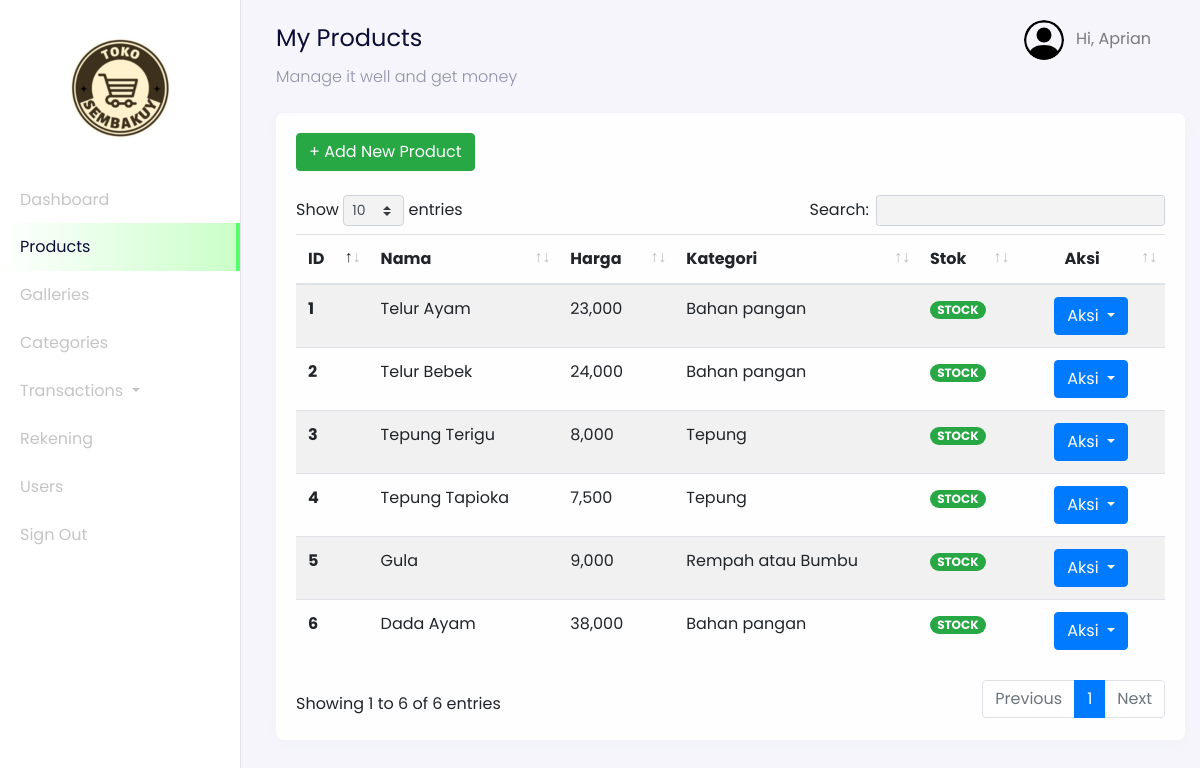
Screenshot of /admin?page=products (signed in) with the database file from the repository.
### tables this page shows
CREATE TABLE `users` (
  `id_user` int(11) NOT NULL,
  `name` varchar(255) NOT NULL,
  `email` varchar(255) NOT NULL,
  `password` varchar(255) NOT NULL,
  `address` text DEFAULT NULL,
  `phone_number` varchar(255) NOT NULL,
  `postal_code` varchar(191) NOT NULL,
  `roles` varchar(255) NOT NULL
);

CREATE TABLE `products` (
  `id_product` int(11) NOT NULL,
  `product_name` varchar(255) NOT NULL,
  `unit` int(11) NOT NULL,
  `price` varchar(255) NOT NULL,
  `descriptions` text NOT NULL,
  `category_id` int(11) NOT NULL,
  `stock` varchar(255) NOT NULL
);

CREATE TABLE `categories` (
  `id` int(11) NOT NULL,
  `category_name` varchar(255) NOT NULL,
  `slug` varchar(255) NOT NULL
);

### config/config.php (called while the page is built, shortened)
<?php
$host = 'localhost';
$user = 'root';
$password = '';
$dbname = 'imk_tugas';
$conn = mysqli_connect($host, $user, $password, $dbname);
function query($query)
{
    global $conn;
    $result = mysqli_query($conn, $query);
    $rows = [];
    while ($row = mysqli_fetch_assoc($result)) {
        $rows[] = $row;
    }
    return $rows;
}
?>

### admin/dashboard-products.php (the view, shortened to what this page needs)
<nav
  class="navbar navbar-expand-lg navbar-light navbar-store fixed-top"
  data-aos="fade-down"
>
  <div class="container-fluid">
    <div class="collpase navbar-collapse" id="navbarResponsive">
      <ul class="navbar-nav d-none d-lg-flex ml-auto">
        <li class="nav-item dropdown">
          <a
            href="#"
            class="nav-link"
            id="navbarDropdown"
            role="button"
            data-toggle="dropdown"
          >
          <img
              src="../assets/images/person-circle.svg"
              alt="profile"
              height="40px"
              class="rounded-circle mr-2 profile-picture"
            />
            <?php
              $id_user = $_SESSION['user'];
              $user = query("SELECT * FROM users WHERE id_user = $id_user")[0];
            ?>
            Hi, <?= $user["name"]; ?>
          </a>
        </li>
      </ul>
    </div>
  </div>
</nav>
<div class="section-content section-dashboard-home" data-aos="fade-up">
  <div class="container-fluid">
    <div class="dashboard-heading">
      <h2 class="dashboard-title">My Products</h2>
      <p class="dashboard-subtitle">Manage it well and get money</p>
    </div>
    <div class="dashboard-content">
      <div class="row mt-4">
        <div class="col-12">
          <div class="card">
            <div class="card-body">
              <div class="row mb-4">
                <div class="col-12">
                <a href="?page=products-create" class="btn btn-success">
                  + Add New Product
                </a>
                </div>
              </div>
              <div class="row">
                <div class="col-12">
                  <div class="table-responsive">
                    <table class="table table-striped table-hover" id="table">
                      <thead>
                        <tr>
                          <th scope="col">ID</th>
                          <th scope="col">Nama</th>
                          <th scope="col">Harga</th>
                          <th scope="col">Kategori</th>
                          <th scope="col">Stok</th>
                          <th scope="col" class="text-center">Aksi</th>
                        </tr>
                      </thead>
                      <tbody>
                        <?php
                          $no = 1;
                          $query = "SELECT * FROM products INNER JOIN categories ON products.category_id = categories.id";
                          $products = query($query);
                        ?>
                        <?php foreach ($products as $product) : ?>
                          <tr>
                            <th scope="row"><?= $no; ?></th>
                            <td><?= $product["product_name"]; ?></td>
                            <td><?= number_format($product["price"]); ?></td>
                            <td><?= $product["category_name"]; ?></td>
                            <td>
                              <?php if ($product["stock"] <= 0) : ?>
                                <span class="badge badge-pill badge-danger">SOLD OUT</span>
                              <?php else: ?>
                                <span class="badge badge-pill badge-success">STOCK</span>
                              <?php endif; ?>
                            </td>
                            <td style="width: 17%; text-align: center;">
                              <div class="dropdown">
                                <button class="btn btn-primary dropdown-toggle" type="button" id="dropdownMenuButton" data-toggle="dropdown" aria-haspopup="true" aria-expanded="false">
                                  Aksi
                                </button>
                              </div>
                            </td>
                          </tr>
                          <?php $no++ ?>
                        <?php endforeach;?>
                      </tbody>
                    </table>
                  </div>
                </div>
              </div>
            </div>
          </div>
        </div>
      </div>
    </div>
  </div>
</div>

### rows the page displays
users: name "Aprian"
products: product_name "Telur Ayam", price "23,000", category.category_name "Bahan pangan", stock "STOCK"
products: product_name "Telur Bebek", price "24,000", category.category_name "Bahan pangan", stock "STOCK"
products: product_name "Tepung Terigu", price "8,000", category.category_name "Tepung", stock "STOCK"
products: product_name "Tepung Tapioka", price "7,500", category.category_name "Tepung", stock "STOCK"
products: product_name "Gula", price "9,000", category.category_name "Rempah atau Bumbu", stock "STOCK"
products: product_name "Dada Ayam", price "38,000", category.category_name "Bahan pangan", stock "STOCK"
